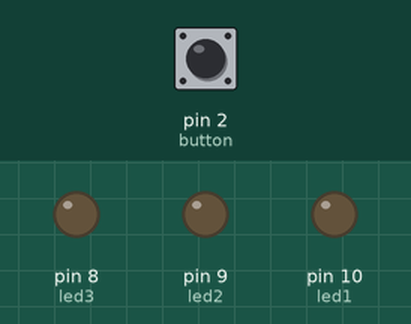
Recording of a sketch running on a simulated Arduino Uno, built with avr-gcc and run on an emulated ATmega328P. On the bench: output pins drawn as LEDs (lit = HIGH). Inputs (shaded band) come from the test bench; at power-on: pin 2 (button) HIGH.

Above: at 1.2 s.
1.3 s: pin 2 (button) pulled LOW for 0.15 s
At 2.6 s:
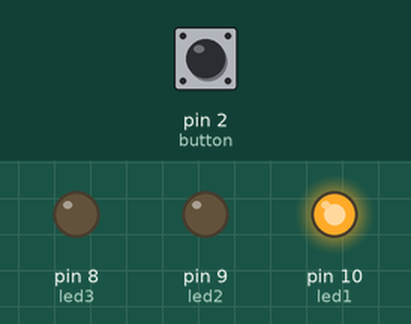
2.9 s: pin 2 (button) pulled LOW for 3.2 s
At 6.9 s:
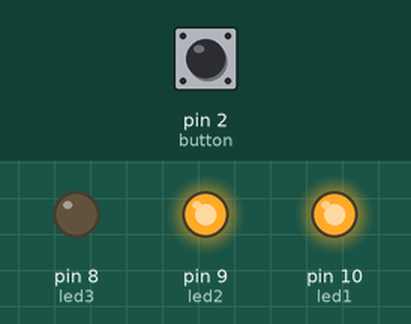
Timing chart, 0 to 8.4 s (numbered marks = the images above; inputs shaded):
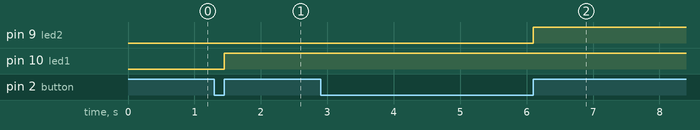

The sketch:

_3LEDS_UM_BOTAO.ino
```cpp
#define led1 10
#define led2 9
#define led3 8
#define button 2

unsigned long StartTimePress = 0;
unsigned long LastTimePress = 0;
int ButonDown = 0;

void setup() {
pinMode(led1, OUTPUT);
pinMode(led2, OUTPUT);
pinMode(led3, OUTPUT);
pinMode(button, INPUT);
digitalWrite(button, HIGH);
}
void loop()
{
if (digitalRead(button) == 0 && ButonDown == 0) {
StartTimePress = millis();
ButonDown = 1;
}
if (digitalRead(button) == 1 && ButonDown == 1) {
LastTimePress = millis() - StartTimePress;
if (LastTimePress < 3000 && LastTimePress > 100) {
digitalWrite(led1, 1);
} else if ( LastTimePress < 5000 && LastTimePress > 100) {
digitalWrite(led2, 1);
} else if ( LastTimePress > 100) {
digitalWrite(led3, 1);
}
ButonDown = 0;
}
}
```

Measured:
- after the input at 1.3 s, pin 10 (led1): LOW → HIGH after 0.15 s
- after the input at 2.9 s, pin 9 (led2): LOW → HIGH after 3.2 s
